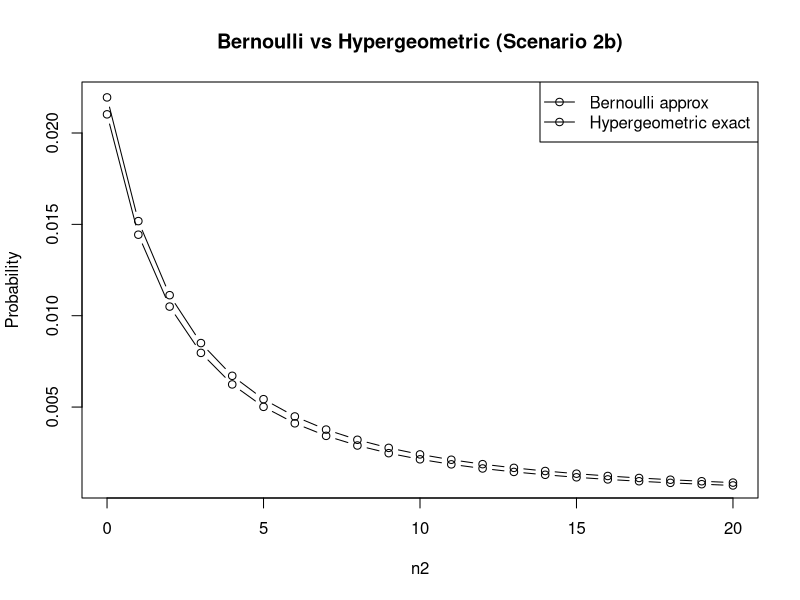
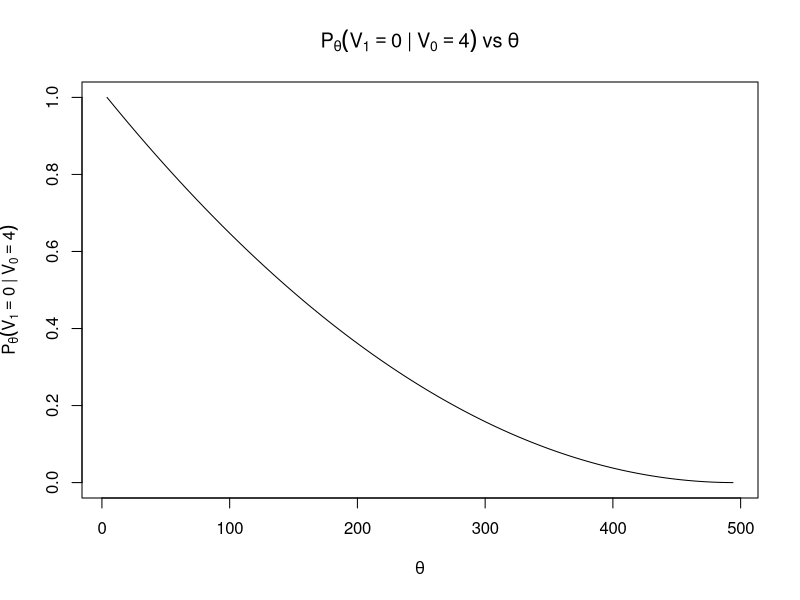
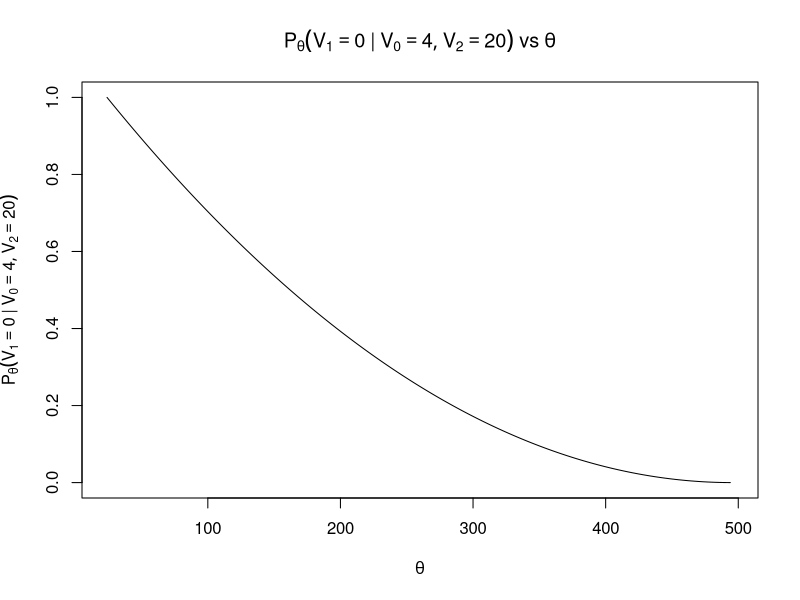

Reproduce these figures in R, in order.
# Emmanuel Pacheco Hernandez
# 30145004 

# Scenario 2(a)

#finding the argmax of L(theta)
N0  = 496      
n0  = 4       
n1  = 2        


theta_vals = 4:494

lik_vals = choose(N0-theta_vals,n1)/choose(N0-n0,n1)*choose(theta_vals,n0)/choose(N0,n0)

theta_hat4 = theta_vals[which.max(lik_vals)]
theta_hat4

prob_hat = max(lik_vals)
prob_hat

################################################################################
#part b



bern_prob = function(n2) {
  p_hat = (n2 + 4) / (n2 + 6)    
  p_hat^(n2 + 4) * (1 - p_hat)^2  
}

f = function(x) bern_prob(x) - 0.001

root_res = uniroot(f, interval = c(1, 50))

n2_star = root_res$root 
n2_star

n2_ch = ceiling(n2_star)
n2_ch

p_hat = (n2_ch + 4) / (n2_ch + 6)
p_hat

theta_hat5 = N0 * p_hat        
theta_hat5

bern_prob_chosen = bern_prob(n2_ch)
bern_prob_chosen

hyper_prob = function(theta, n2) {
  num = choose(theta, 4) * choose(492 - theta, 2) * choose(theta - 4, n2)
  den = choose(496, 4) * choose(492, 2) * choose(490, n2)
  num/den
}

n2_vals = 0:20

results = data.frame(
  n2 = n2_vals,
  p_hat = (n2_vals + 4)/(n2_vals + 6)
)

results$theta_hat5 = N0 * results$p_hat
results$theta_int  = round(results$theta_hat5)


results$bern_prob = results$p_hat^(results$n2+4)*(1-results$p_hat)^2
results$hyper_prob = mapply(hyper_prob,theta = results$theta_int,n2 = results$n2)

results

plot(results$n2, results$bern_prob, type = "b",xlab = "n2", ylab = "Probability",main = "Bernoulli vs Hypergeometric (Scenario 2b)")
 lines(results$n2, results$hyper_prob, type = "b")
 legend("topright", legend = c("Bernoulli approx", "Hypergeometric exact"),lty = c(1,1), pch = c(1,1))

 
 ################################################################################
 ###part c
 
 
 
 N0 = 496
 n0 = 4
 n1 = 2      
 n2 = 20      

 

 theta_vals_1 = 4:494      
 theta_vals_2 = 24:496     

 
 p_V1_eq0_given_V0_eq4 = function(theta) {
   choose(496 - theta, 2) / choose(492, 2)
 }
 

 
 p_V1_given_V0_V2 = function(theta, v1_target = 0, v2_obs = 20) {
 
   N1 = 492

   m1 = theta - 4
   n1_clean = N1 - m1
   
   
   num_vals = c()
   v_vals   = 0:2
   
   for (v in v_vals) {
    
     p_V1_given_V0 = dhyper(x = v,
                            m = m1,
                            n = n1_clean,
                            k = n1)
     
  
   
     m2 = theta - 4 - v
     n2_clean = (N0 - theta) - (n1 - v) 
    
     p_V2_given_V0_V1 = dhyper(x = v2_obs,
                               m = m2,
                               n = n2_clean,
                               k = n2)
     
     num_vals = c(num_vals, p_V2_given_V0_V1 * p_V1_given_V0)
   }
   
   denom = sum(num_vals)
   
  
   v = v1_target
   
   p_V1_given_V0 = dhyper(x = v,
                          m = m1,
                          n = n1_clean,
                          k = n1)
   m2 = theta - 4 - v
   n2_clean = (N0 - theta) - (n1 - v)
   p_V2_given_V0_V1 = dhyper(x = v2_obs,
                             m = m2,
                             n = n2_clean,
                             k = n2)
   
   num = p_V2_given_V0_V1 * p_V1_given_V0
   
   num / denom
 }
 

 
 alpha = 0.01  
 target =alpha
 
 P_V0_eq4 = function(theta) {
   dhyper(x = 4, m = theta, n = N0 - theta, k = n0)
 }
 
 prob_V0_eq4_vals = P_V0_eq4(theta_vals_1)
 

 thetaL1_candidates = theta_vals_1[prob_V0_eq4_vals >= target]
 thetaL1 = min(thetaL1_candidates)
 
 
 pU1 = p_V1_eq0_given_V0_eq4(thetaL1)
 
 thetaL1
 pU1
 

 
 P_V0_eq4_V2_eq20 = function(theta) {
   p_V0 = P_V0_eq4(theta)  # P(V0=4)
   
   N1 = 492
   m1 = theta - 4
   n1_clean = N1 - m1
   
 
   if (m1 < 0 || n1_clean < 0 || m1 + n1_clean < n1) {
     return(0)
   }
   
   total = 0
   for (v in 0:2) {
    
     p_V1_given_V0 = dhyper(x = v,
                            m = m1,
                            n = n1_clean,
                            k = n1)
    
     m2 = theta - 4 - v
     n2_clean = (N0 - theta) - (n1 - v)
     
    
     if (m2 < 0 || n2_clean < 0 || m2 + n2_clean < n2) {
       next
     }
     
   
     p_V2_given_V0_V1 = dhyper(x = n2,
                               m = m2,
                               n = n2_clean,
                               k = n2)
     
     total = total + p_V0 * p_V1_given_V0 * p_V2_given_V0_V1
   }
   
   total
 }
 prob_V0_eq4_V2_eq20_vals = sapply(theta_vals_2, P_V0_eq4_V2_eq20)
 
 alpha  = 0.01
 target =alpha
 
 thetaL2_candidates = theta_vals_2[prob_V0_eq4_V2_eq20_vals >= target]
 thetaL2 = min(thetaL2_candidates)
 
 pU2 = p_V1_given_V0_V2(thetaL2)
 
 thetaL2
 pU2
 
 #plots to prove decreasing functions of theta
 
 theta_grid1 = theta_vals_1
 
 p1_grid = p_V1_eq0_given_V0_eq4(theta_grid1)
 
 plot(theta_grid1, p1_grid,
      type = "l",
      xlab = expression(theta),
      ylab = expression(P[theta](V[1] == 0 ~ "|" ~ V[0] == 4)),
      main = expression(P[theta](V[1] == 0 ~ "|" ~ V[0] == 4) ~ "vs" ~ theta))

 theta_grid2 = theta_vals_2 
 
 p2_grid = sapply(theta_grid2, function(th) p_V1_given_V0_V2(th, v1_target = 0))
 
 plot(theta_grid2, p2_grid,
      type = "l",
      xlab = expression(theta),
      ylab = expression(P[theta](V[1] == 0 ~ "|" ~ V[0] == 4, V[2] == 20)),
      main = expression(P[theta](V[1] == 0 ~ "|" ~ V[0] == 4, V[2] == 20) ~ "vs" ~ theta))

 

 ##################################################
 set.seed(4212025)
 theta0 = 331
 N0  = 496
 n0  = 4
 n1  = 2
 n2  = 20
 R1 = 1000  
 R2 = 1000
 ################

 alpha = 0.05 
 target = alpha
 #case 1
 
 P_V0_eq4 = function(theta) {
   dhyper(x = 4, m = theta, n = N0 - theta, k = n0)
 }
 
 prob_V0_eq4_vals = P_V0_eq4(theta_vals_1)
 
 
 thetaL1_candidates = theta_vals_1[prob_V0_eq4_vals >= target]
 thetaL1 = min(thetaL1_candidates)
 
 
 tpU1 = p_V1_eq0_given_V0_eq4(thetaL1)
 
 
 
 
 thetaL1
 tpU1
 
 #case2
 
 P_V0_eq4_V2_eq20 = function(theta) {
   p_V0 = P_V0_eq4(theta)  
   
   N1 = 492
   m1 = theta - 4
   n1_clean = N1 - m1
   
  
   if (m1 < 0 || n1_clean < 0 || m1 + n1_clean < n1) {
     return(0)
   }
   
   total = 0
   for (v in 0:2) {
    
     p_V1_given_V0 = dhyper(x = v,
                            m = m1,
                            n = n1_clean,
                            k = n1)
     
  
     m2 = theta - 4 - v
     n2_clean = (N0 - theta) - (n1 - v)
     
    
     if (m2 < 0 || n2_clean < 0 || m2 + n2_clean < n2) {
       next
     }
     
    
     p_V2_given_V0_V1 = dhyper(x = n2,
                               m = m2,
                               n = n2_clean,
                               k = n2)
     
     total = total + p_V0 * p_V1_given_V0 * p_V2_given_V0_V1
   }
   
   total
 }
 prob_V0_eq4_V2_eq20_vals = sapply(theta_vals_2, P_V0_eq4_V2_eq20)

 
 thetaL2_candidates = theta_vals_2[prob_V0_eq4_V2_eq20_vals >= target]
 thetaL2 = min(thetaL2_candidates)
 
 tpU2 = p_V1_given_V0_V2(thetaL2)
 
 thetaL2
 tpU2
 ########################

 
 #case 1:
 N1_true = N0 - n0
 m1_true = theta0 - 4
 n1_clean_true = N1_true - m1_true
 
 EP1_vals = numeric(R2)
 
 for (r in 1:R2) {
   
   v1_sim = rhyper(nn = R1,
                   m  = m1_true,
                   n  = n1_clean_true,
                   k  = n1)
   
   EP1_vals[r] = mean(v1_sim == 0)
 }
 

 ECL1 = sum(EP1_vals <=tpU1)/R2

 #case 2:
 v_vals = 0:2
 
 p_vec = sapply(v_vals, function(v1) {
   p_V1_given_V0_V2(theta0, v1_target = v1, v2_obs = n2)
 })
 p_vec = p_vec / sum(p_vec)   
 p_vec
 
 EP2_vals = numeric(R2)
 
 for (r in 1:R2) {
   
   v1_sim = sample(x = v_vals,
                   size = R1,
                   replace = TRUE,
                   prob = p_vec)
   
   
   EP2_vals[r] = sum(v1_sim == 0)/R1
 }

 
 
 ECL2 = sum(EP2_vals <= tpU2)/R2

 
 ECL1
 ECL2
 
 tpU1
 tpU2
 thetaL2
 thetaL1
 
 
 
